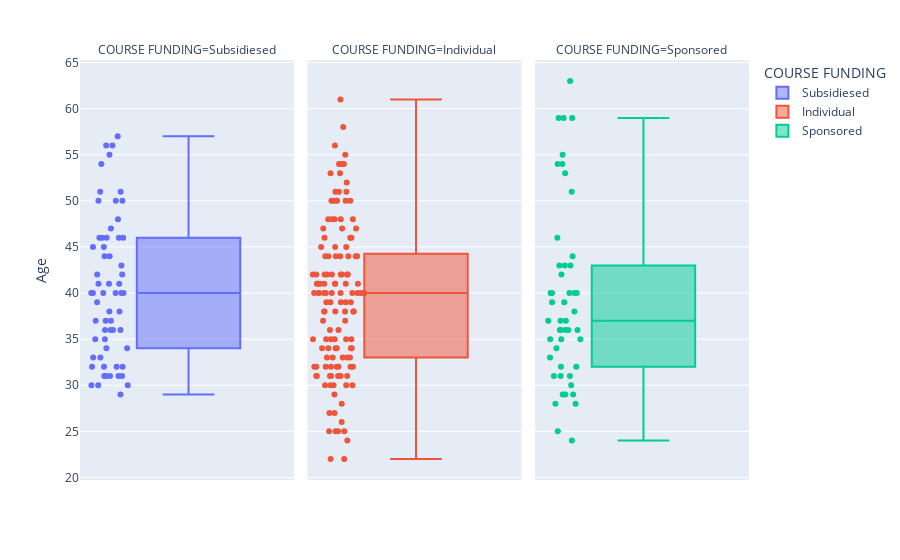

Notebook cell for this chart:
### Code cell
fig = px.box(df, y="Age", facet_col="COURSE FUNDING", color="COURSE FUNDING",
             boxmode="overlay", points='all')

fig.update_traces( jitter=0.5, col=1)
fig.update_traces( jitter=0.5, col=2)
fig.update_traces( jitter=0.5, col=3)
fig.update_traces( jitter=0.5, col=3)

fig.show()

### Figure 1 — Plotly figure (JSON) as saved in the notebook; plotly's stock layout.template omitted (floating-point values rounded to 4 significant figures; data arrays with more than 128 entries replaced by an {"elided": "..."} marker saying what was removed)
{"data": [{"alignmentgroup": "True", "boxpoints": "all", "hovertemplate": "COURSE FUNDING=Subsidiesed<br>Age=%{y}<extra></extra>", "jitter": 0.5, "legendgroup": "Subsidiesed", "marker": {"color": "#636efa"}, "name": "Subsidiesed", "notched": false, "offsetgroup": "Subsidiesed", "orientation": "v", "showlegend": true, "type": "box", "x0": " ", "xaxis": "x", "y": [46, 32, 39, 48, 46, 35, 44, 41, 44, 55, 34, 32, 54, 50, 40, 32, 46, 38, 31, 36, 40, 37, 30, 36, 29, 31, 47, 50, 35, 38, 34, 30, 46, 36, 33, 51, 37, 50, 45, 33, 40, 46, 31, 40, 31, 41, 56, 30, 36, 43, 51, 40, 41, 56, 31, 45, 42, 57, 40, 42, 37, 32], "y0": " ", "yaxis": "y"}, {"alignmentgroup": "True", "boxpoints": "all", "hovertemplate": "COURSE FUNDING=Individual<br>Age=%{y}<extra></extra>", "jitter": 0.5, "legendgroup": "Individual", "marker": {"color": "#EF553B"}, "name": "Individual", "notched": false, "offsetgroup": "Individual", "orientation": "v", "showlegend": true, "type": "box", "x0": " ", "xaxis": "x2", "y": {"elided": "133 int values"}, "y0": " ", "yaxis": "y2"}, {"alignmentgroup": "True", "boxpoints": "all", "hovertemplate": "COURSE FUNDING=Sponsored<br>Age=%{y}<extra></extra>", "jitter": 0.5, "legendgroup": "Sponsored", "marker": {"color": "#00cc96"}, "name": "Sponsored", "notched": false, "offsetgroup": "Sponsored", "orientation": "v", "showlegend": true, "type": "box", "x0": " ", "xaxis": "x3", "y": [36, 43, 28, 29, 29, 35, 40, 44, 40, 36, 51, 34, 37, 55, 36, 35, 31, 43, 28, 38, 29, 37, 40, 43, 31, 54, 54, 35, 63, 24, 32, 36, 36, 25, 53, 39, 42, 59, 40, 39, 31, 46, 40, 32, 33, 30, 59, 59, 37], "y0": " ", "yaxis": "y3"}], "layout": {"annotations": [{"font": {}, "showarrow": false, "text": "COURSE FUNDING=Subsidiesed", "x": 0.16, "xanchor": "center", "xref": "paper", "y": 1, "yanchor": "bottom", "yref": "paper"}, {"font": {}, "showarrow": false, "text": "COURSE FUNDING=Individual", "x": 0.5, "xanchor": "center", "xref": "paper", "y": 1, "yanchor": "bottom", "yref": "paper"}, {"font": {}, "showarrow": false, "text": "COURSE FUNDING=Sponsored", "x": 0.84, "xanchor": "center", "xref": "paper", "y": 1, "yanchor": "bottom", "yref": "paper"}], "boxmode": "overlay", "legend": {"title": {"text": "COURSE FUNDING"}, "tracegroupgap": 0}, "margin": {"t": 60}, "xaxis": {"anchor": "y", "domain": [0, 0.32]}, "xaxis2": {"anchor": "y2", "domain": [0.34, 0.66], "matches": "x"}, "xaxis3": {"anchor": "y3", "domain": [0.68, 1.0], "matches": "x"}, "yaxis": {"anchor": "x", "domain": [0, 1], "title": {"text": "Age"}}, "yaxis2": {"anchor": "x2", "domain": [0, 1], "matches": "y", "showticklabels": false}, "yaxis3": {"anchor": "x3", "domain": [0, 1], "matches": "y", "showticklabels": false}}}
